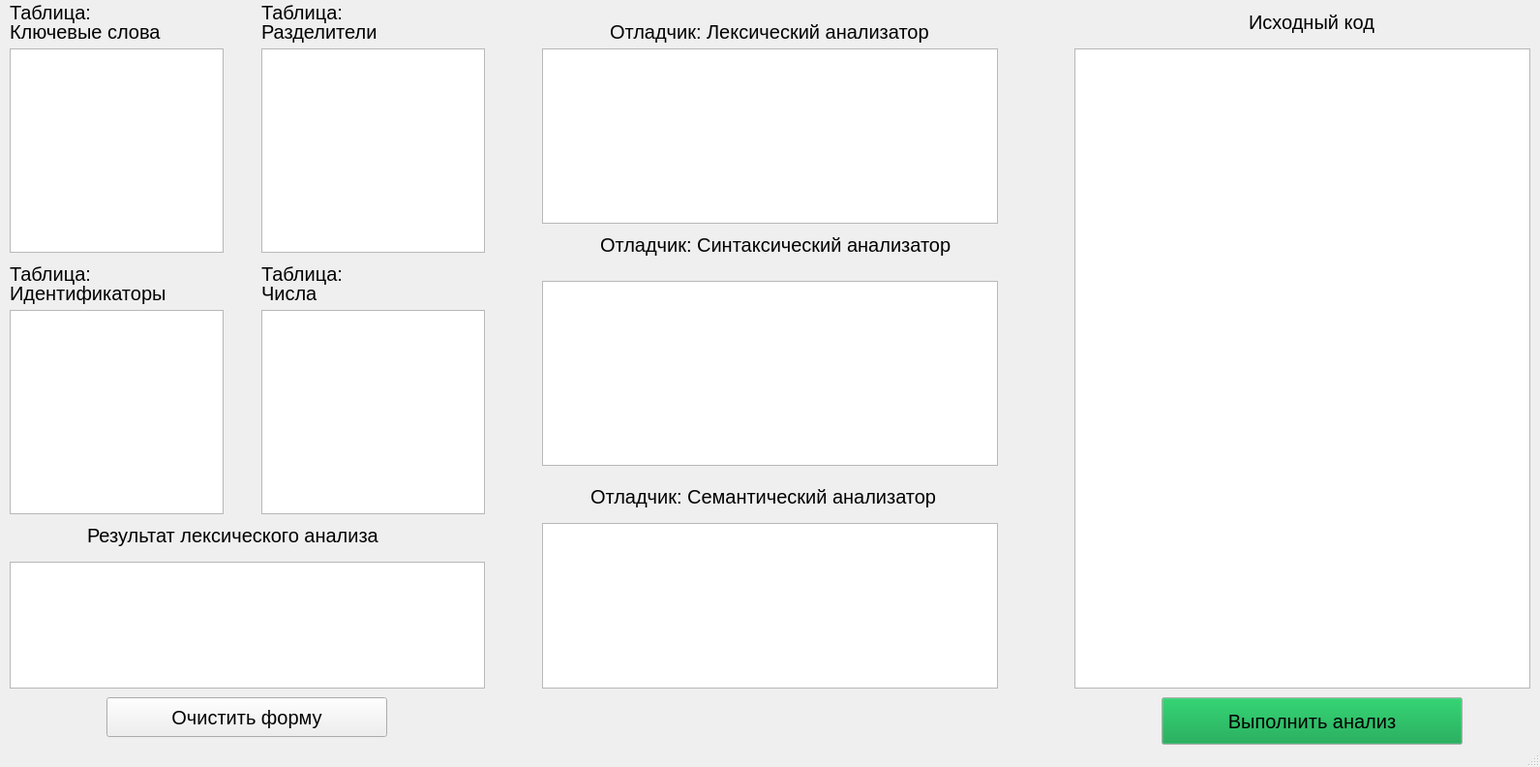
<?xml version="1.0" encoding="UTF-8"?>
<ui version="4.0">
 <class>MainWindow</class>
 <widget class="QMainWindow" name="MainWindow">
  <property name="geometry">
   <rect>
    <x>0</x>
    <y>0</y>
    <width>1591</width>
    <height>792</height>
   </rect>
  </property>
  <property name="windowTitle">
   <string>MainWindow</string>
  </property>
  <widget class="QWidget" name="centralwidget">
   <widget class="QPushButton" name="pushButton">
    <property name="geometry">
     <rect>
      <x>1200</x>
      <y>720</y>
      <width>311</width>
      <height>49</height>
     </rect>
    </property>
    <property name="palette">
     <palette>
      <active>
       <colorrole role="Button">
        <brush brushstyle="SolidPattern">
         <color alpha="255">
          <red>0</red>
          <green>156</green>
          <blue>64</blue>
         </color>
        </brush>
       </colorrole>
      </active>
      <inactive>
       <colorrole role="Button">
        <brush brushstyle="SolidPattern">
         <color alpha="255">
          <red>0</red>
          <green>156</green>
          <blue>64</blue>
         </color>
        </brush>
       </colorrole>
      </inactive>
      <disabled>
       <colorrole role="Button">
        <brush brushstyle="SolidPattern">
         <color alpha="255">
          <red>0</red>
          <green>156</green>
          <blue>64</blue>
         </color>
        </brush>
       </colorrole>
      </disabled>
     </palette>
    </property>
    <property name="font">
     <font>
      <pointsize>15</pointsize>
     </font>
    </property>
    <property name="text">
     <string>Выполнить анализ</string>
    </property>
   </widget>
   <widget class="QLabel" name="label_2">
    <property name="geometry">
     <rect>
      <x>630</x>
      <y>20</y>
      <width>480</width>
      <height>25</height>
     </rect>
    </property>
    <property name="font">
     <font>
      <pointsize>15</pointsize>
     </font>
    </property>
    <property name="text">
     <string>Отладчик: Лексический анализатор</string>
    </property>
   </widget>
   <widget class="QPushButton" name="pushButton_2">
    <property name="geometry">
     <rect>
      <x>110</x>
      <y>720</y>
      <width>290</width>
      <height>41</height>
     </rect>
    </property>
    <property name="font">
     <font>
      <pointsize>15</pointsize>
     </font>
    </property>
    <property name="text">
     <string>Очистить форму</string>
    </property>
   </widget>
   <widget class="Line" name="line">
    <property name="geometry">
     <rect>
      <x>-20</x>
      <y>0</y>
      <width>19</width>
      <height>640</height>
     </rect>
    </property>
    <property name="font">
     <font>
      <pointsize>15</pointsize>
     </font>
    </property>
    <property name="orientation">
     <enum>Qt::Vertical</enum>
    </property>
   </widget>
   <widget class="QLabel" name="label_5">
    <property name="geometry">
     <rect>
      <x>10</x>
      <y>0</y>
      <width>200</width>
      <height>25</height>
     </rect>
    </property>
    <property name="font">
     <font>
      <pointsize>15</pointsize>
     </font>
    </property>
    <property name="text">
     <string>Таблица:</string>
    </property>
   </widget>
   <widget class="QTableWidget" name="tableWidget">
    <property name="geometry">
     <rect>
      <x>10</x>
      <y>50</y>
      <width>221</width>
      <height>211</height>
     </rect>
    </property>
    <property name="font">
     <font>
      <pointsize>13</pointsize>
     </font>
    </property>
   </widget>
   <widget class="QLabel" name="label_6">
    <property name="geometry">
     <rect>
      <x>10</x>
      <y>20</y>
      <width>200</width>
      <height>25</height>
     </rect>
    </property>
    <property name="font">
     <font>
      <pointsize>15</pointsize>
     </font>
    </property>
    <property name="text">
     <string>Ключевые слова</string>
    </property>
   </widget>
   <widget class="QLabel" name="label_7">
    <property name="geometry">
     <rect>
      <x>270</x>
      <y>0</y>
      <width>200</width>
      <height>25</height>
     </rect>
    </property>
    <property name="font">
     <font>
      <pointsize>15</pointsize>
     </font>
    </property>
    <property name="text">
     <string>Таблица:</string>
    </property>
   </widget>
   <widget class="QLabel" name="label_8">
    <property name="geometry">
     <rect>
      <x>270</x>
      <y>20</y>
      <width>200</width>
      <height>25</height>
     </rect>
    </property>
    <property name="font">
     <font>
      <pointsize>15</pointsize>
     </font>
    </property>
    <property name="text">
     <string>Разделители</string>
    </property>
   </widget>
   <widget class="QTableWidget" name="tableWidget_2">
    <property name="geometry">
     <rect>
      <x>270</x>
      <y>50</y>
      <width>231</width>
      <height>211</height>
     </rect>
    </property>
    <property name="font">
     <font>
      <pointsize>13</pointsize>
     </font>
    </property>
   </widget>
   <widget class="QLabel" name="label_9">
    <property name="geometry">
     <rect>
      <x>1290</x>
      <y>10</y>
      <width>200</width>
      <height>25</height>
     </rect>
    </property>
    <property name="font">
     <font>
      <pointsize>15</pointsize>
     </font>
    </property>
    <property name="text">
     <string>Исходный код</string>
    </property>
   </widget>
   <widget class="QLabel" name="label_12">
    <property name="geometry">
     <rect>
      <x>270</x>
      <y>270</y>
      <width>200</width>
      <height>25</height>
     </rect>
    </property>
    <property name="font">
     <font>
      <pointsize>15</pointsize>
     </font>
    </property>
    <property name="text">
     <string>Таблица:</string>
    </property>
   </widget>
   <widget class="QLabel" name="label_13">
    <property name="geometry">
     <rect>
      <x>270</x>
      <y>290</y>
      <width>200</width>
      <height>25</height>
     </rect>
    </property>
    <property name="font">
     <font>
      <pointsize>15</pointsize>
     </font>
    </property>
    <property name="text">
     <string>Числа</string>
    </property>
   </widget>
   <widget class="QTableWidget" name="tableWidget_3">
    <property name="geometry">
     <rect>
      <x>270</x>
      <y>320</y>
      <width>231</width>
      <height>211</height>
     </rect>
    </property>
    <property name="font">
     <font>
      <pointsize>13</pointsize>
     </font>
    </property>
   </widget>
   <widget class="QLabel" name="label_14">
    <property name="geometry">
     <rect>
      <x>10</x>
      <y>270</y>
      <width>200</width>
      <height>25</height>
     </rect>
    </property>
    <property name="font">
     <font>
      <pointsize>15</pointsize>
     </font>
    </property>
    <property name="text">
     <string>Таблица:</string>
    </property>
   </widget>
   <widget class="QLabel" name="label_15">
    <property name="geometry">
     <rect>
      <x>10</x>
      <y>290</y>
      <width>200</width>
      <height>25</height>
     </rect>
    </property>
    <property name="font">
     <font>
      <pointsize>15</pointsize>
     </font>
    </property>
    <property name="text">
     <string>Идентификаторы</string>
    </property>
   </widget>
   <widget class="QTableWidget" name="tableWidget_4">
    <property name="geometry">
     <rect>
      <x>10</x>
      <y>320</y>
      <width>221</width>
      <height>211</height>
     </rect>
    </property>
    <property name="font">
     <font>
      <pointsize>13</pointsize>
     </font>
    </property>
    <property name="rowCount">
     <number>0</number>
    </property>
    <property name="columnCount">
     <number>0</number>
    </property>
   </widget>
   <widget class="QLabel" name="label_17">
    <property name="geometry">
     <rect>
      <x>90</x>
      <y>540</y>
      <width>331</width>
      <height>25</height>
     </rect>
    </property>
    <property name="font">
     <font>
      <pointsize>15</pointsize>
     </font>
    </property>
    <property name="text">
     <string>Результат лексического анализа</string>
    </property>
   </widget>
   <widget class="QTableWidget" name="tableWidget_5">
    <property name="geometry">
     <rect>
      <x>10</x>
      <y>580</y>
      <width>491</width>
      <height>131</height>
     </rect>
    </property>
    <property name="font">
     <font>
      <pointsize>13</pointsize>
     </font>
    </property>
   </widget>
   <widget class="QTextEdit" name="textEdit">
    <property name="geometry">
     <rect>
      <x>1110</x>
      <y>50</y>
      <width>471</width>
      <height>661</height>
     </rect>
    </property>
   </widget>
   <widget class="QListWidget" name="listWidget">
    <property name="geometry">
     <rect>
      <x>560</x>
      <y>50</y>
      <width>471</width>
      <height>181</height>
     </rect>
    </property>
   </widget>
   <widget class="QLabel" name="label_3">
    <property name="geometry">
     <rect>
      <x>620</x>
      <y>240</y>
      <width>480</width>
      <height>25</height>
     </rect>
    </property>
    <property name="font">
     <font>
      <pointsize>15</pointsize>
     </font>
    </property>
    <property name="text">
     <string>Отладчик: Синтаксический анализатор</string>
    </property>
   </widget>
   <widget class="QListWidget" name="listWidget_2">
    <property name="geometry">
     <rect>
      <x>560</x>
      <y>290</y>
      <width>471</width>
      <height>191</height>
     </rect>
    </property>
   </widget>
   <widget class="QLabel" name="label_4">
    <property name="geometry">
     <rect>
      <x>610</x>
      <y>500</y>
      <width>480</width>
      <height>25</height>
     </rect>
    </property>
    <property name="font">
     <font>
      <pointsize>15</pointsize>
     </font>
    </property>
    <property name="text">
     <string>Отладчик: Семантический анализатор</string>
    </property>
   </widget>
   <widget class="QListWidget" name="listWidget_3">
    <property name="geometry">
     <rect>
      <x>560</x>
      <y>540</y>
      <width>471</width>
      <height>171</height>
     </rect>
    </property>
   </widget>
  </widget>
  <widget class="QStatusBar" name="statusbar"/>
  <action name="action">
   <property name="text">
    <string>Описание ошибок</string>
   </property>
  </action>
  <action name="action_2">
   <property name="text">
    <string>Лексический анализатор</string>
   </property>
  </action>
  <action name="action_3">
   <property name="text">
    <string>Синтаксический анализатор</string>
   </property>
  </action>
  <action name="action_4">
   <property name="text">
    <string>Семантический анализатор</string>
   </property>
  </action>
  <action name="action_if">
   <property name="text">
    <string>Проверка if</string>
   </property>
  </action>
 </widget>
 <resources/>
 <connections/>
</ui>
